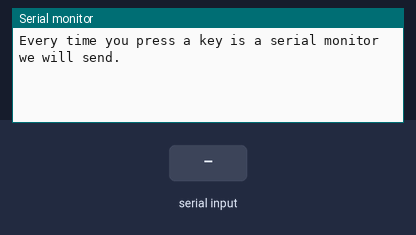
A sketch run on a simulated Arduino Leonardo, built with avr-gcc and run on an emulated ATmega32U4. Shown: the last lines printed to the serial monitor. Inputs (shaded band) come from the test bench.

Above: at 3.2 s.
3.3 s: "1" received over Serial
At 4.5 s:
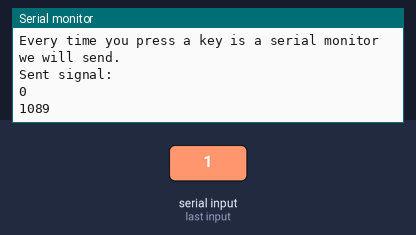
4.8 s: "0" received over Serial
At 6.0 s:
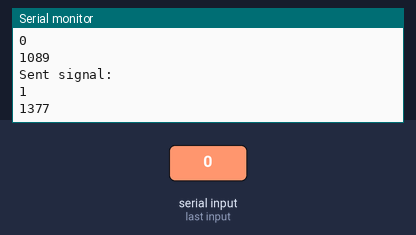
6.3 s: "2" received over Serial
At 7.1 s:
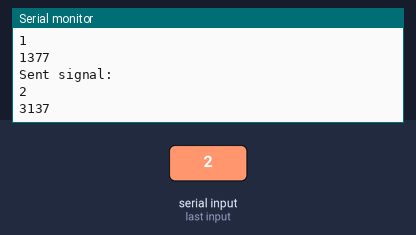
Timing chart, 0 to 9.3 s (numbered marks = the images above; inputs shaded):
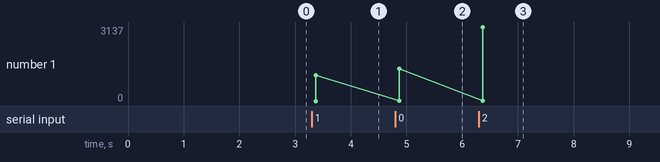

The sketch:

sketch_oct4a.ino
```cpp
/* send.ino Example sketch for IRLib2
 *  Illustrates how to send a code.
 */
#include <IRLibSendBase.h>    // First include the send base
//Now include only the protocols you wish to actually use.
//The lowest numbered protocol should be first but remainder
//can be any order.
#include <IRLib_P02_Sony.h>
#include <IRLibCombo.h>     // After all protocols, include this
// All of the above automatically creates a universal sending
// class called "IRsend" containing only the protocols you want.
// Now declare an instance of that sender.

IRsend mySender;

void setup() {
  Serial.begin(9600);
  delay(2000); while (!Serial); //delay for Leonardo
  Serial.println(F("Every time you press a key is a serial monitor we will send."));
}

void loop() {
  int codes[] ={0x0000000000000441,
    0x0000000000000561,
    0x0000000000000C41,
    0x0000000000000A41,
    0x0000000000000841,
    0x0000000000000041,
    0x0000000000000896,
    0x0000000000000096,
    0x0000000000000CD6,
    0x00000000000004D1,
    0x00000000000009D1,
    0x00000000000001D1,
    0x00000000000000D1,
    0x00000000000008D1,
    0x00000000000007D1,
    0x000000000000055E,
    0x000000000000095E,
    0x000000000000015E,
    0x000000000000005E,
    0x000000000000085E,
    0x0000000000000EC1,
    0x00000000000004C1,
    0x00000000000001C1,
    0x0000000000000CC1,
    0x00000000000002C1,
    0x000000000000004E,
    0x000000000000058E,
    0x000000000000018E,
    0x0000000000000D8E,
    0x000000000000038E,
    0x00000000000008C6,
    0x0000000000000281,
    0x0000000000000481,
    0x0000000000000C81};

  int counter= 0;
  while(true){
      if (Serial.read() != -1) {
        mySender.send(SONY,codes[counter], 12);
        Serial.println(F("Sent signal:"));
        Serial.println(counter);
        Serial.println(codes[counter]);
        counter +=1;
  }
  }
}
```

Measured:
- after the input at 3.3 s, the serial monitor: prints a new line after 0.07 s (image 1)
- after the input at 4.8 s, the serial monitor: prints a new line after 0.07 s (image 2)
- after the input at 6.3 s, the serial monitor: prints a new line after 0.07 s (image 3)
- plotted number 1: 1089 → 1377 after the input at 4.8 s, 1377 → 3137 after the input at 6.3 s
